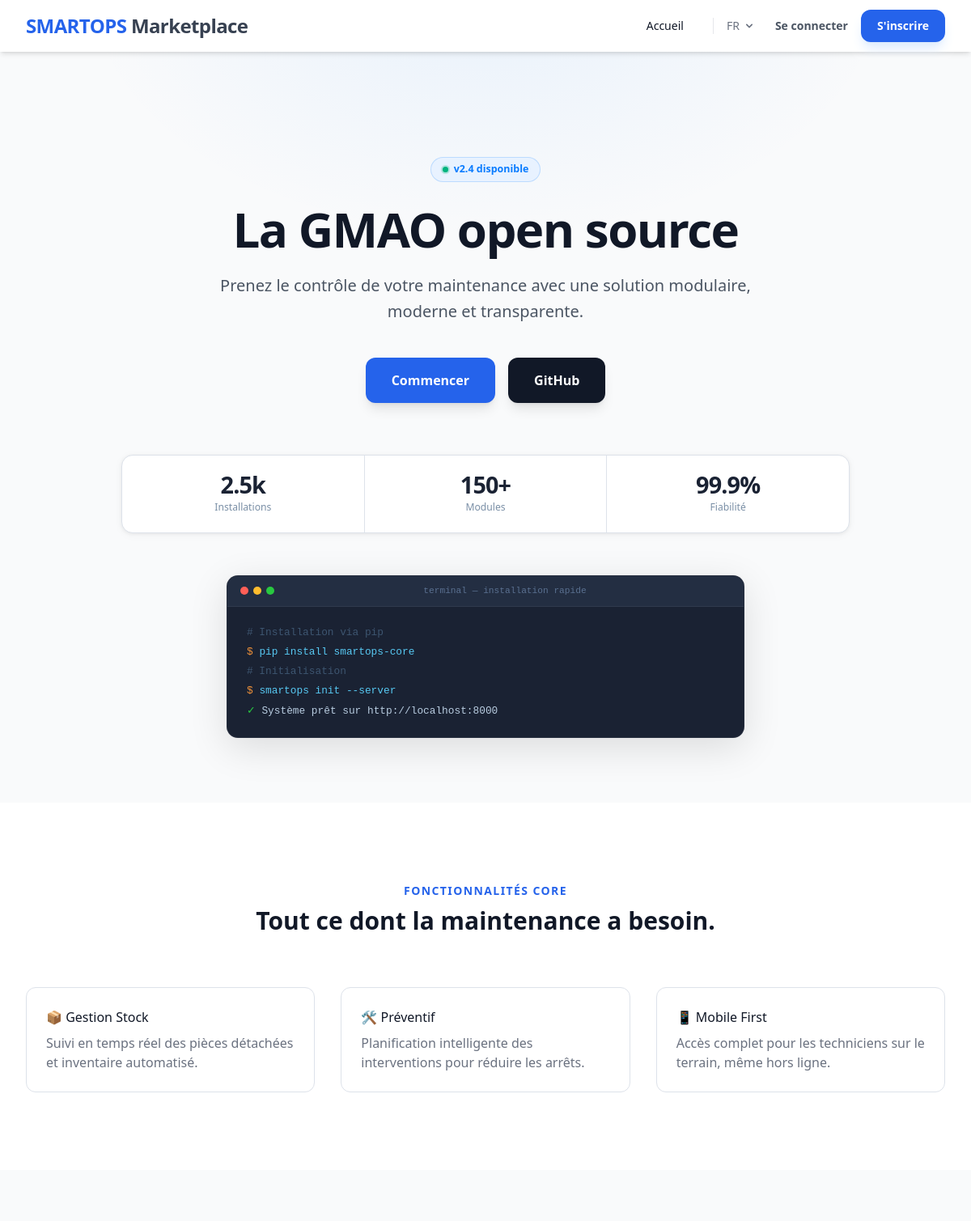
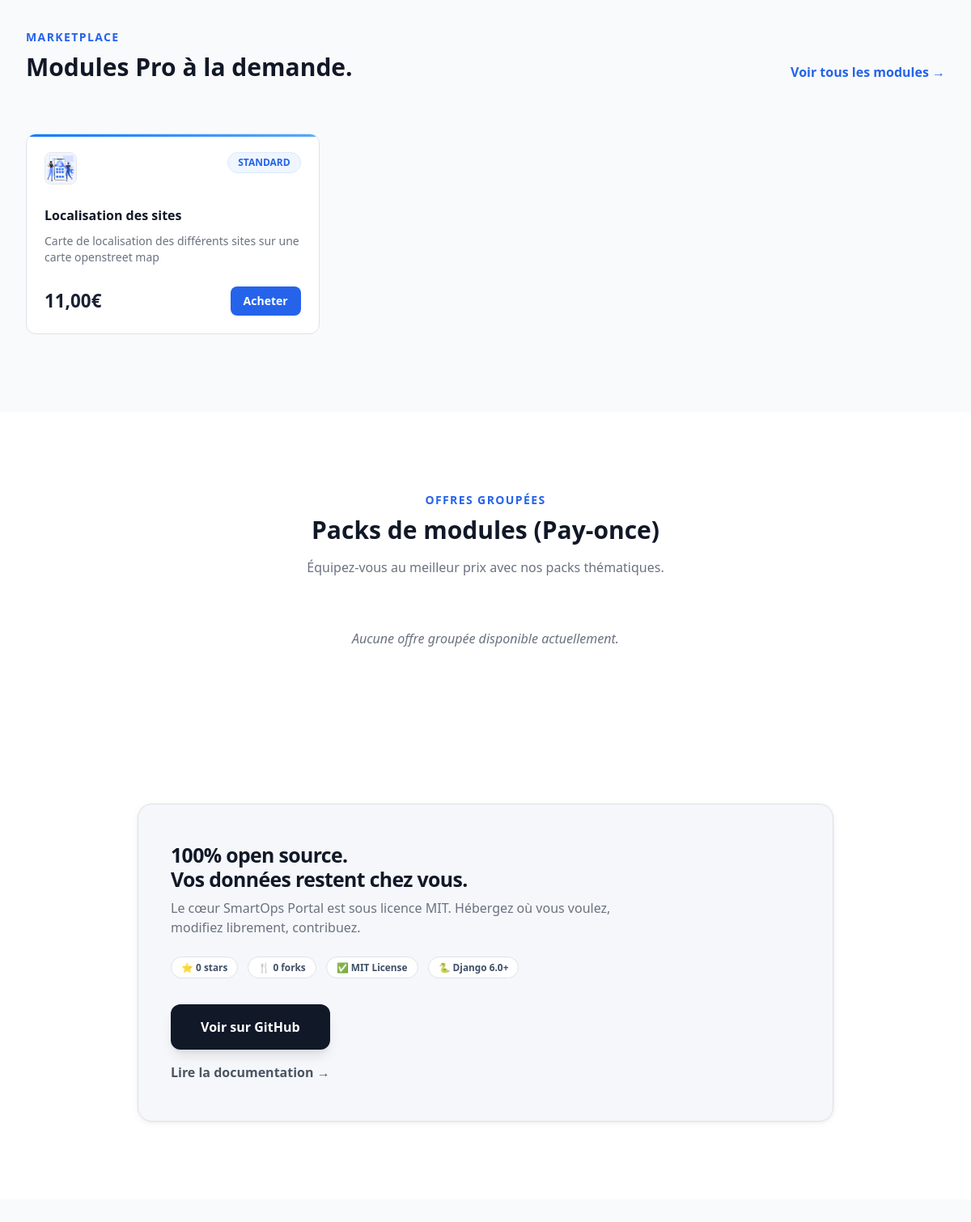
Screenshot of /fr/ with the database file from the repository (2 pictures, top to bottom).
### catalog/models.py (models this page shows, shortened)
class Module(models.Model):
    name = models.CharField(max_length=255, verbose_name="Nom du module")
    slug = models.SlugField(max_length=255, unique=True, help_text="Slug pour l'URL")
    category = models.ForeignKey(
        Category,
        on_delete=models.SET_NULL,
        null=True,
        related_name="modules",
        verbose_name="Catégorie"
    )
    short_description = models.TextField(
        max_length=500,
        verbose_name="Description courte",
        help_text="Affichée sur les cartes du catalogue."
    )
    description = models.TextField(verbose_name="Description complète")
    featured_image = models.ImageField(
        upload_to='modules/featured/',
        null=True,
        blank=True,
        verbose_name="Image de mise en avant"
    )
    price = models.DecimalField(
        max_digits=10,
        decimal_places=2,
        verbose_name="Prix (Paiement unique)"
    )
    is_active = models.BooleanField(default=True, verbose_name="Actif")
    created_at = models.DateTimeField(auto_now_add=True)
    updated_at = models.DateTimeField(auto_now=True)
    class Meta:
        verbose_name = "Module"
        verbose_name_plural = "Modules"

class Category(models.Model):
    name = models.CharField(max_length=100, verbose_name="Nom")
    slug = models.SlugField(max_length=100, unique=True, help_text="Slug unique pour la catégorie")
    icon = models.CharField(max_length=50, help_text="Emoji ou nom d'icône Lucide", default="📦")
    class Meta:
        verbose_name = "Catégorie"
        verbose_name_plural = "Catégories"

### core/views.py (the view)
# urls.py: path('', home_view, name='home'),
def home_view(request):
    stats = get_github_stats()
    github_stars = format_github_number(stats['stars'])
    github_forks = format_github_number(stats['forks'])
    modules = Module.objects.filter(is_active=True).order_by('-created_at')[:3]
    all_bundles = ModuleBundle.objects.filter(is_active=True)
    bundles = [b for b in all_bundles if b.is_currently_valid][:2]
    context = {
        'github_stars': github_stars,
        'github_forks': github_forks,
        'modules': modules,
        'bundles': bundles,
        'is_refonte': True, # Petit flag pour debug
    }
    return render(request, 'core/home.html', context)

### core/templatetags/menu_tags.py (called while the page is built)
@register.simple_tag
def get_menu(slug):
    try:
        return Menu.objects.filter(slug=slug).first()
    except Exception:
        return None

### core/views.py (called while the page is built)
def format_github_number(n):
    try:
        n = int(n)
        if n >= 1000:
            return f"{n/1000:.1f}k"
        return str(n)
    except (ValueError, TypeError):
        return str(n)

def get_github_stats():
    CACHE_KEY = 'github_stats_smartops_v2'
    CACHE_TIMEOUT = 60 * 60 * 6
    github_stats = cache.get(CACHE_KEY)
    if github_stats:
        return github_stats
    github_stats = {'stars': 0, 'forks': 0}
    try:
        response = requests.get('https://api.github.com/repos/mouedarbi/SMARTOPS', timeout=5)
        if response.status_code == 200:
            data = response.json()
            stars = data.get('stargazers_count', 0)
            forks = data.get('forks_count', 0)
            github_stats = {
                'stars': stars if stars > 0 else 1200,
                'forks': forks if forks > 0 else 380,
            }
            cache.set(CACHE_KEY, github_stats, CACHE_TIMEOUT)
    except requests.RequestException:
        pass
    return github_stats

### core/templates/core/home.html (shortened to what this page needs)
{% extends "base.html" %}
{% load static i18n %}
{% block content %}
<section class="hero">
    <div class="hero-badge"><div class="dot-live"></div> {% trans "v2.4 disponible" %}</div>
    <h1 class="text-5xl md:text-6xl font-extrabold tracking-tight mb-6">
        {% trans "La GMAO open source" %}
    </h1>
    <p class="text-xl text-gray-600 max-w-2xl mx-auto mb-10 leading-relaxed">
        {% trans "Prenez le contrôle de votre maintenance avec une solution modulaire, moderne et transparente." %}
    </p>
    <div class="flex gap-4 justify-center mb-16">
        <a href="{% url 'account_signup' %}" class="bg-blue-600 text-white px-8 py-4 rounded-xl font-bold hover:bg-blue-700 transition shadow-lg">{% trans "Commencer" %}</a>
        <a href="https://github.com/mouedarbi/SMARTOPS.git" target="_blank" rel="noopener noreferrer" class="bg-gray-900 text-white px-8 py-4 rounded-xl font-bold hover:bg-gray-800 transition shadow-lg">{% trans "GitHub" %}</a>
    </div>
    <div class="stats-strip reveal">
        <div class="stat-item">
            <div class="stat-val">2.5k</div>
            <div class="stat-lbl">{% trans "Installations" %}</div>
        </div>
        <div class="stat-item">
            <div class="stat-val">150+</div>
            <div class="stat-lbl">{% trans "Modules" %}</div>
        </div>
        <div class="stat-item">
            <div class="stat-val">99.9%</div>
            <div class="stat-lbl">{% trans "Fiabilité" %}</div>
        </div>
    </div>
    <div class="terminal-outer reveal">
        <div class="terminal">
            <div class="term-bar">
                <div class="dot dr"></div><div class="dot dy"></div><div class="dot dg"></div>
                <div class="term-title">{% trans "terminal — installation rapide" %}</div>
            </div>
            <div class="term-body">
                <div><span class="tc"># {% trans "Installation via pip" %}</span></div>
                <div><span class="tp">$</span> <span class="tk">pip install smartops-core</span></div>
                <div><span class="tc"># {% trans "Initialisation" %}</span></div>
                <div><span class="tp">$</span> <span class="tk">smartops init --server</span></div>
                <div><span class="ts">✓</span> <span class="tv">{% trans "Système prêt sur http://localhost:8000" %}</span></div>
            </div>
        </div>
    </div>
</section>
<section class="py-24 bg-white px-8">
    <div class="max-w-7xl mx-auto">
        <div class="text-center mb-16">
            <span class="text-blue-600 font-bold uppercase tracking-widest text-sm">{% trans "Fonctionnalités core" %}</span>
            <div class="text-3xl font-extrabold mt-2">{% trans "Tout ce dont la maintenance a besoin." %}</div>
        </div>
        <div class="grid grid-cols-1 md:grid-cols-3 gap-8 reveal">
            <div class="feat-card">
                <h3>📦 {% trans "Gestion Stock" %}</h3>
                <p class="text-gray-500 mt-2">{% trans "Suivi en temps réel des pièces détachées et inventaire automatisé." %}</p>
            </div>
            <div class="feat-card">
                <h3>🛠️ {% trans "Préventif" %}</h3>
                <p class="text-gray-500 mt-2">{% trans "Planification intelligente des interventions pour réduire les arrêts." %}</p>
            </div>
            <div class="feat-card">
                <h3>📱 {% trans "Mobile First" %}</h3>
                <p class="text-gray-500 mt-2">{% trans "Accès complet pour les techniciens sur le terrain, même hors ligne." %}</p>
            </div>
        </div>
    </div>
</section>
<section class="py-24 bg-gray-50 px-8">
    <div class="max-w-7xl mx-auto">
        <div class="flex justify-between items-end mb-16">
            <div>
                <span class="text-blue-600 font-bold uppercase tracking-widest text-sm">{% trans "Marketplace" %}</span>
                <div class="text-3xl font-extrabold mt-2">{% trans "Modules Pro à la demande." %}</div>
            </div>
            <a href="{% url 'catalog:module_list' %}" class="text-blue-600 font-bold hover:underline">{% trans "Voir tous les modules →" %}</a>
        </div>
        <div class="grid grid-cols-1 md:grid-cols-3 gap-6 reveal">
            {% for module in modules %}
            <div class="mod-card paid">
                <div class="flex justify-between items-start mb-4">
                    <div class="w-10 h-10 bg-white border rounded-lg flex items-center justify-center overflow-hidden">
                        {% if module.featured_image %}
                            <img src="{{ module.featured_image.url }}" alt="{{ module.name }}" class="object-cover w-full h-full">
                        {% else %}
                            📦
                        {% endif %}
                    </div>
                    <span class="bg-blue-50 text-blue-600 text-xs font-bold px-3 py-1 rounded-full border border-blue-100">
                        {{ module.category.name|default:"MODULE"|upper }}
                    </span>
                </div>
                <h3 class="font-bold">{{ module.name }}</h3>
                <p class="text-sm text-gray-500 flex-grow">{{ module.short_description }}</p>
                <div class="mt-4 flex items-center justify-between">
                    <span class="mod-price">{{ module.price|floatformat:2 }}€</span>
                    <a href="/catalog/{{ module.slug }}/" class="bg-blue-600 text-white px-4 py-2 rounded-lg text-sm font-bold">{% trans "Acheter" %}</a>
                </div>
            </div>
            {% empty %}
                <p class="text-gray-500 italic col-span-3 text-center">{% trans "Aucun module disponible pour le moment." %}</p>
            {% endfor %}
        </div>
    </div>
</section>
<section class="py-24 bg-white px-8">
    <div class="text-center mb-16">
        <span class="text-blue-600 font-bold uppercase tracking-widest text-sm">{% trans "Offres groupées" %}</span>
        <h2 class="text-3xl font-extrabold mt-2">{% trans "Packs de modules (Pay-once)" %}</h2>
        <p class="text-gray-500 mt-4">{% trans "Équipez-vous au meilleur prix avec nos packs thématiques." %}</p>
    </div>
    <div class="grid grid-cols-1 md:grid-cols-2 gap-8 max-w-4xl mx-auto reveal">
        {% for bundle in bundles %}
        <div class="price-card {% if forloop.first %}featured{% endif %} overflow-hidden">
            {% if forloop.first %}
                <div class="top-badge">⭐ {% trans "Offre recommandée" %}</div>
            {% endif %}
            {% if bundle.discount_mode == 'PERCENTAGE' %}
            <div class="promo-ribbon"><span>-{{ bundle.discount_value|floatformat:0 }}%</span></div>
            {% endif %}
            <div class="text-xs font-bold uppercase text-gray-400 tracking-widest">{{ bundle.name }}</div>
            <div class="flex items-baseline gap-3 mt-2">
                <div class="text-4xl font-extrabold">{{ bundle.final_price|floatformat:0 }}€</div>
                {% if bundle.discount_mode == 'PERCENTAGE' %}
                <div class="text-lg text-gray-400 line-through font-medium">{{ bundle.total_original_price|floatformat:0 }}€</div>
                {% endif %}
            </div>
            <p class="text-sm text-gray-500">{{ bundle.short_description }}</p>
            <ul class="space-y-3 mt-6">
                {% for mod in bundle.modules.all %}
                <li class="flex items-center gap-2 text-sm">
                    <span class="text-green-500 font-bold">✓</span> {{ mod.name }}
                </li>
                {% endfor %}
            </ul>
            <button class="w-full py-3 {% if forloop.first %}bg-blue-600 text-white hover:bg-blue-700 shadow-lg{% else %}border border-gray-200 hover:bg-gray-50{% endif %} rounded-xl font-bold mt-8 transition">
                {% trans "Choisir ce pack" %}
            </button>
        </div>
        {% empty %}
            <p class="text-center text-gray-500 italic col-span-2">{% trans "Aucune offre groupée disponible actuellement." %}</p>
        {% endfor %}
    </div>
</section>
<section class="py-24 bg-white px-8">
    <div class="gh-box reveal">
        <div class="max-w-xl">
            <h3 class="text-2xl font-extrabold mb-4">{% trans "100% open source." %}<br>{% trans "Vos données restent chez vous." %}</h3>
            <p class="text-gray-500 mb-6">{% trans "Le cœur SmartOps Portal est sous licence MIT. Hébergez où vous voulez, modifiez librement, contribuez." %}</p>
            <div class="flex flex-wrap gap-3">
                <span class="gh-chip">⭐ {{ github_stars }} stars</span>
                <span class="gh-chip">🍴 {{ github_forks }} forks</span>
                <span class="gh-chip">✅ {% trans "MIT License" %}</span>
                <span class="gh-chip">🐍 {% trans "Django 6.0+" %}</span>
            </div>
        </div>
        <div class="flex flex-col gap-4">
            <a href="https://github.com/mouedarbi/SMARTOPS.git" target="_blank" rel="noopener noreferrer" class="bg-gray-900 text-white px-8 py-4 rounded-xl font-bold hover:bg-gray-800 transition shadow-lg text-center">
                {% trans "Voir sur GitHub" %}
            </a>
            <a href="/fr/content/" class="text-gray-600 font-bold hover:text-blue-600 transition text-center">
                {% trans "Lire la documentation →" %}
            </a>
        </div>
    </div>
</section>
{% endblock %}

### core/templates/core/home.html (style rules this page uses)
:root { --bg: #f5f7fa; --white: #ffffff; --surface: #eef1f6; --border: #dde2ea; --border2: #c8d0db; --text: #1a2233; --text2: #3d4f66; --muted: #7a8fa6; --accent: #0a7cff; --accent-h: #0062d4; --green: #00b37e; --green-l: #e6f9f3; --orange: #e8650a; --orange-l: #fff1e8; --blue-l: #e8f2ff; --radius: 12px; --shadow-s: 0 1px 4px rgba(0,0,0,.06), 0 2px 12px rgba(0,0,0,.04); --shadow-m: 0 4px 20px rgba(0,0,0,.08), 0 1px 4px rgba(0,0,0,.04); --shadow-l: 0 12px 48px rgba(0,0,0,.12); }
.hero { padding: 130px 5% 80px; text-align: center; position: relative; background: radial-gradient(ellipse 60% 50% at 50% -10%, rgba(10,124,255,.07) 0%, transparent 70%); }
.hero-badge { display: inline-flex; align-items: center; gap: 7px; background: var(--blue-l); border: 1px solid rgba(10,124,255,.2); color: var(--accent); border-radius: 999px; font-size: 0.78rem; font-weight: 600; padding: 5px 14px; margin-bottom: 28px; }
.dot-live { width: 7px; height: 7px; border-radius: 50%; background: var(--green); box-shadow: 0 0 0 2px rgba(0,179,126,.25); animation: pulse 2s infinite; }
.stats-strip { display: flex; background: var(--white); border: 1px solid var(--border); border-radius: 14px; overflow: hidden; margin-top: 64px; box-shadow: var(--shadow-s); max-width: 900px; margin-left: auto; margin-right: auto; }
.stat-item { flex: 1; padding: 22px 24px; border-right: 1px solid var(--border); text-align: center; }
.stat-item:last-child { border-right: none; }
.stat-val { font-size: 1.8rem; font-weight: 800; color: var(--text); letter-spacing: -0.03em; line-height: 1; }
.stat-lbl { font-size: 0.76rem; color: var(--muted); margin-top: 4px; font-weight: 500; }
.terminal-outer { width: 100%; max-width: 640px; margin: 52px auto 0; }
.terminal { background: #1a2233; border-radius: 14px; overflow: hidden; box-shadow: var(--shadow-l); border: 1px solid rgba(255,255,255,.06); text-align: left; }
.term-bar { background: #232e42; padding: 10px 16px; display: flex; align-items: center; gap: 6px; border-bottom: 1px solid rgba(255,255,255,.06); }
.dot { width: 10px; height: 10px; border-radius: 50%; }
.dr { background:#ff5f57 }
.dy { background:#febc2e }
.dg { background:#28c840 }
.term-title { flex:1; text-align:center; font-family:monospace; font-size:.7rem; color:#5a7090; }
.term-body { padding: 20px 24px; font-family:monospace; font-size:.8rem; line-height:1.9; color: #b8cce0; }
.tc { color:#3d5570 }
.tp { color:#f0923a }
.tk { color:#57c8f2 }
.tv { color:#b8cce0 }
.ts { color:#28c840 }
.gh-box { background:var(--bg); border:1px solid var(--border); border-radius:18px; padding:48px 40px; display:flex; align-items:center; justify-content:space-between; gap:32px; flex-wrap:wrap; max-width:860px; margin:0 auto; box-shadow:var(--shadow-s); }
.gh-box h3 { font-size:1.55rem; font-weight:800; letter-spacing:-.025em; margin-bottom:8px; line-height:1.2; }
.gh-chip { display:inline-flex; align-items:center; gap:5px; font-size:.74rem; font-weight:600; padding:4px 12px; border-radius:999px; background:var(--white); border:1px solid var(--border); color:var(--text2); }
.feat-card { background: var(--white); border: 1px solid var(--border); border-radius: var(--radius); padding: 24px; transition: all .2s; }
.mod-card { background: white; border: 1px solid var(--border); border-radius: var(--radius); padding: 22px; display: flex; flex-direction: column; gap: 10px; position: relative; overflow: hidden; transition: all .2s; }
.mod-card::after { content:''; position:absolute; top:0;left:0;right:0; height:3px; }
.mod-card.paid::after { background: linear-gradient(90deg,var(--accent),#57a8ff); }
.mod-price { font-size:1.4rem; font-weight:800; color:var(--text); }
.reveal { opacity:0; transform:translateY(18px); transition: all .55s ease; }
.reveal.visible { opacity:1; transform:none; }

### rows the page displays
Module: featured_image (picture), category.name "STANDARD", name "Localisation des sites", short_description "Carte de localisation des différents sites sur une carte openstreet map", price "11,00"

### other values shown
{{ request.LANGUAGE_CODE }} "FR"
{{ github_stars }} "0"
{{ github_forks }} "0"
